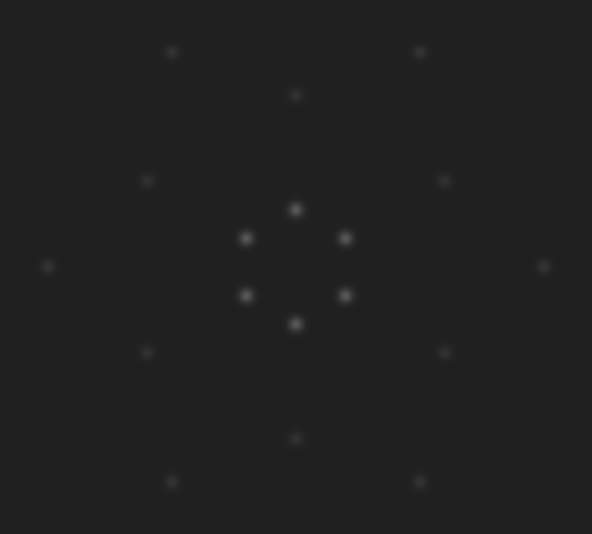
#> input picture data/iPS_001.png, 592 x 534 px; the run also reads 2 pictures not shown here
$ python Data_Synthesizing.py
#> lines starting #> are read from the running program, lines starting #| are printed output that depends on the picture
"""
Generate a synthetic 4D-STEM dataset for testing/demoing the pipeline in
this repository, without needing real experimental data.

Four real diffraction patterns (iPS_001/111/221/251.png, in this directory)
are used as reciprocal-space "textures" and tiled/rotated/mixed across a
(100, 100) scan grid to build a synthetic (Nx, Ny, H, W) = (100, 100, 140,
140) 4D-STEM array with Poisson noise, matching the low-count acquisition
this project's denoiser targets. Run with `--GT` to instead save the
noise-free ground truth used to evaluate denoising quality.

Usage (run from this directory, so the relative PNG paths resolve):
    python Data_Synthesizing.py --output_path synthetic_data.npy
    python Data_Synthesizing.py --GT --output_path ground_truth.npy
"""

import os
import numpy as np
from PIL import Image
import itertools
from skimage.transform import resize, rotate
import argparse

# Directory this script lives in, so the source PNGs resolve regardless of
# the caller's current working directory.
_HERE = os.path.dirname(os.path.abspath(__file__))


def load_image(filepath):
    """Load a diffraction-pattern PNG and preprocess it into a normalized 140*140 float array.

    Steps
    -----
    1) Load image and convert to grayscale.
    2) Crop a fixed ROI to match the reciprocal-space region of interest.
    3) Resize to (140, 140) with anti-aliasing.
    4) Subtract the minimum value to remove a constant background offset.

    Parameters
    ----------
    filepath : str
        Path to the PNG file.

    Returns
    -------
    sub_back : ndarray (140, 140)
        Preprocessed image (non-negative).
    """
#> called with filepath = 'data/iPS_001.png'
    img = Image.open(filepath).convert("L")
    cut_array = np.array(img)[127:407,156:436]
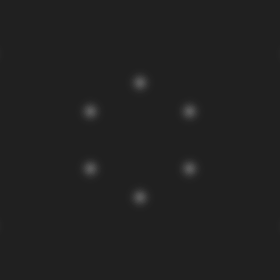
#> cut_array: shape (280, 280); min 32, max 89, mean 32.7
    resized = resize(cut_array, (140, 140), anti_aliasing=True)
    sub_back = resized - np.min(resized)
    return sub_back

def ring_mask(shape, r_out, center=None):
    """Create a circular mask (disk) used to suppress the central beam region.

    Parameters
    ----------
    shape : tuple
        Image shape as (H, W).
    r_out : float
        Outer radius of the disk (in pixels).
    center : tuple or None
        Center coordinate as (cy, cx). If None, the image center is used.

    Returns
    -------
    mask : ndarray of bool, shape (H, W)
        Boolean mask where True indicates pixels inside the radius (disk region).
    """
    H, W = shape
    if center is None:
        cx = H//2
        cy = W//2

    y, x = np.ogrid[:H, :W]

    r2 = (x - cx)**2 + (y - cy)**2
    mask = (r2 <= r_out**2)

    return mask
def add_gaussian_beam(img, sigma, amplitude=1.0, center=None):
    """Add a 2D Gaussian peak (synthetic central beam) to an intensity map.

    Parameters
    ----------
    img : ndarray (H, W)
        Input image (intensity map).
    sigma : float
        Standard deviation of the Gaussian in pixels.
    amplitude : float
        Peak intensity of the Gaussian.
    center : tuple or None
        Gaussian center coordinate as (cx, cy). If None, uses the image center.

    Returns
    -------
    out : ndarray (H, W)
        New image with the Gaussian beam added.
    """
    H, W = img.shape

    if center is None:
        cx, cy = W // 2, H // 2
    else:
        cx, cy = center

    # Coordinate grids
    y = np.arange(H)[:, None]
    x = np.arange(W)[None, :]

    # 2D Gaussian peak
    gauss = amplitude * np.exp(-((x - cx)**2 + (y - cy)**2) / (2 * sigma**2))

    return img + gauss

def main(args):
    """Generate a synthetic 4D-STEM dataset from four reciprocal-space PNG patterns.

    This script creates a (Nx, Ny, H, W) array (here Nx=Ny=100, H=W=140) where each
    scan position is assigned a diffraction pattern according to its quadrant/region.
    Patterns are rotated/mixed and Poisson noise is applied to emulate counting statistics.

    Parameters
    ----------
    args.scale : float
        Controls the Poisson intensity (higher -> higher counts before normalization).
    args.output_path : str
        Path to save the output .npy file via np.save.
    """
    GT = args.GT
    scale = args.scale
    output_path = args.output_path

    # Load four base reciprocal-space patterns and apply a constant gain factor
    img_001 = load_image(os.path.join(_HERE, "iPS_001.png"))*6
    img_111 = load_image(os.path.join(_HERE, "iPS_111.png"))*6
#> call 2 of load_image, with filepath = 'data/iPS_111.png'
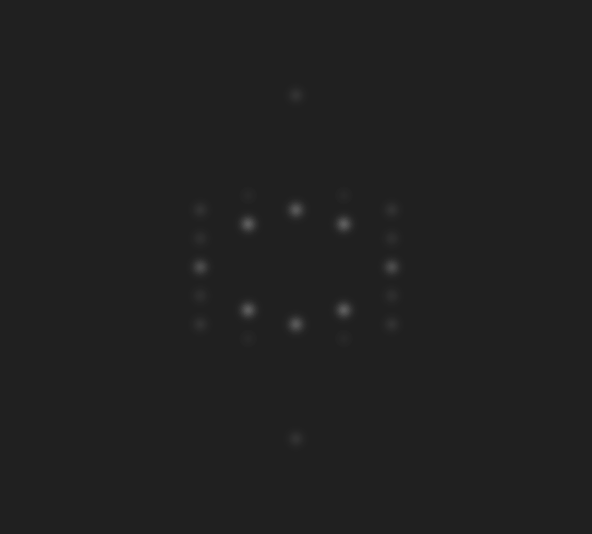
#> input picture data/iPS_111.png, 592 x 534 px
    img_221 = load_image(os.path.join(_HERE, "iPS_221.png"))*6
    img_251 = load_image(os.path.join(_HERE, "iPS_251.png"))*6
#> call 4 of load_image, with filepath = 'data/iPS_251.png'
#> in load_image (call 4), `sub_back = resized - np.min(resized)`:
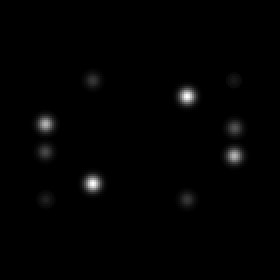
#> sub_back: shape (140, 140) float64 (shown 2 times larger); min 0, max 0.231, mean 0.00221; drawn with min black and max white

    # Build a small central disk mask to suppress the direct-beam region
    mask = ring_mask(img_001.shape, 8)

    # Add a synthetic Gaussian central beam, then remove the masked disk region
    # (~mask is bitwise-not; for boolean arrays this inverts True/False)
    img_001 = add_gaussian_beam(img_001, 12, 2.5)*~mask+0.4
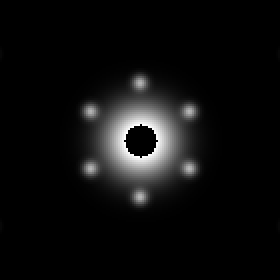
#> img_001: shape (140, 140) float64 (shown 2 times larger); min 0.4, max 2.39, mean 0.509; drawn with min black and max white
    img_111 = add_gaussian_beam(img_111, 12, 2.5)*~mask+0.4
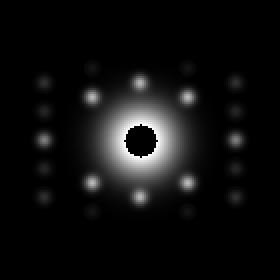
#> img_111: shape (140, 140) float64 (shown 2 times larger); min 0.4, max 2.39, mean 0.52; drawn with min black and max white
    img_221 = add_gaussian_beam(img_221, 12, 2.5)*~mask+0.4
    img_251 = add_gaussian_beam(img_251, 12, 2.5)*~mask+0.4
#> call 4 of add_gaussian_beam, with sigma = 12, amplitude = 2.5
#> in add_gaussian_beam (call 4), `return img + gauss`:
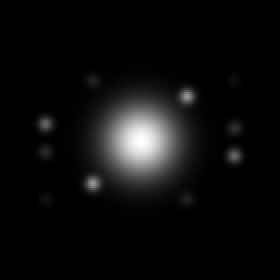
#> returned value: shape (140, 140) float64 (shown 2 times larger); min 4.17e-15, max 2.5, mean 0.129; drawn with min black and max white
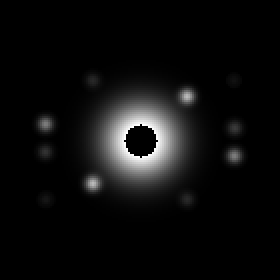
#> img_251: shape (140, 140) float64 (shown 2 times larger); min 0.4, max 2.39, mean 0.506; drawn with min black and max white

    # Allocate synthetic 4D-STEM array: (Nx, Ny, H, W)
    arr = np.zeros((100, 100, 140, 140))

    # Populate each scan position with a region-specific pattern
    for x, y in itertools.product(range(100),range(100)):
        count = 0

        # Region 1: upper-left quadrant -> pattern 001 with Poisson noise
        if x <= 50 and y <= 50:
            arr[x,y,:,:] += img_001*scale
            count += 1

        # Region 2: upper-right quadrant -> pattern 111, rotated by an angle that depends on x
        if x > 50 and y <= 50:
            arr[x,y,:,:] += rotate(img_111*scale, angle = 4*x, mode="edge")
            count += 1

        # Region 3: bottom half -> linear mixture of patterns 221 and 251 as a function of x
        # and a fixed rotation applied to the 221 pattern
        if y > 50:
            arr[x,y,:,:] += (rotate(img_221*scale, angle = 60, mode="edge")*(1 - x/99) + (img_251*scale)*x/99)
            count += 1
        # Normalize by the number of active conditions and by scale to return to intensity-like units
        arr[x,y,:,:] = arr[x,y,:,:]/count/scale
    if GT == False:
#> (the run stopped early here; a loop or call above may not have finished)
